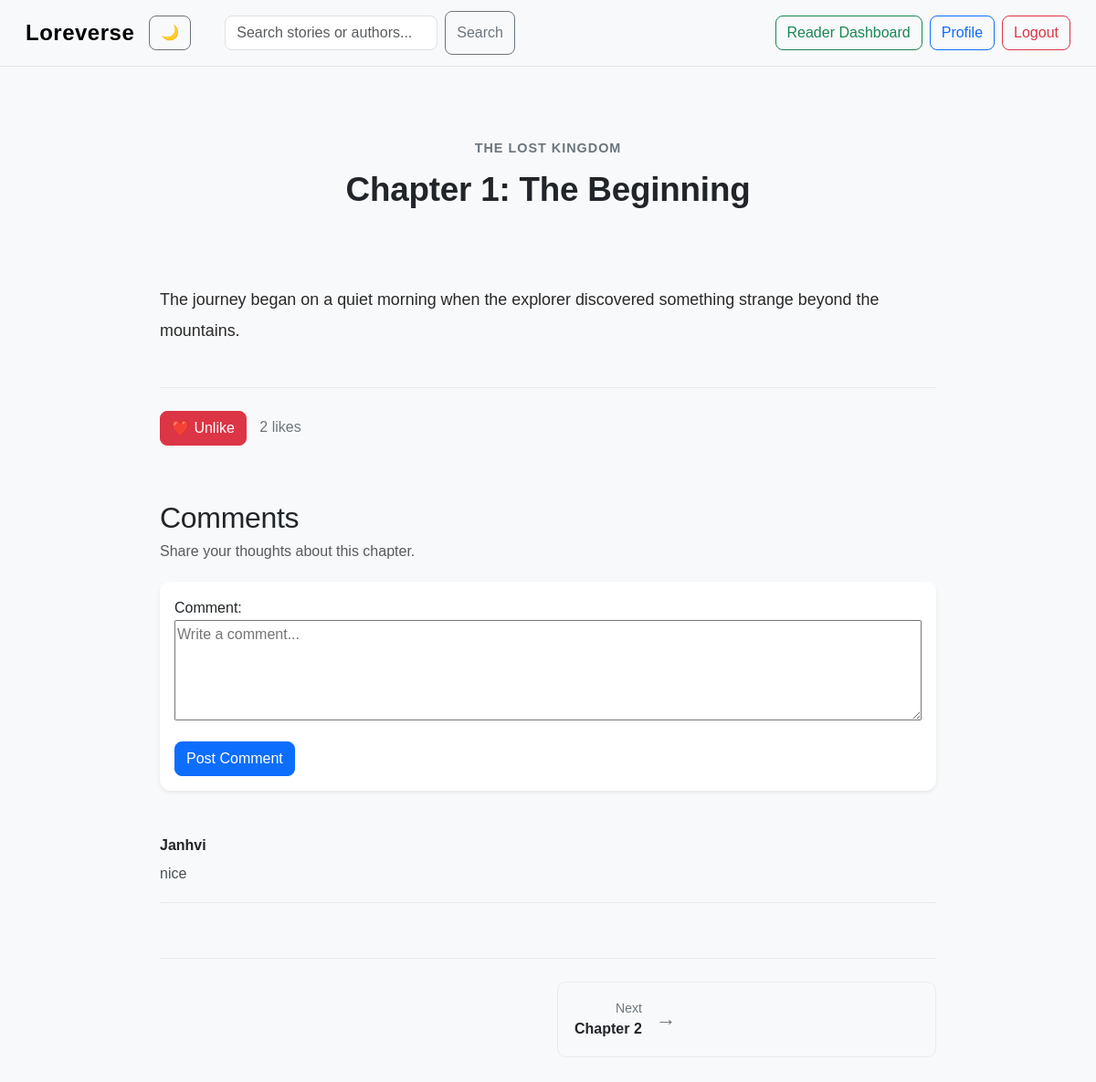
/stories/1/chapter/1/ (signed in), run on the app's committed database.
### loreverse/models.py (models this page shows, shortened)
class Story(models.Model):
    GENRE_CHOICES = [
        ("Fantasy", "Fantasy"),
        ("Romance", "Romance"),
        ("Mystery", "Mystery"),
        ("Horror", "Horror"),
        ("Science Fiction", "Science Fiction"),
        ("Adventure", "Adventure"),
        ("Other", "Other"),]
    title = models.CharField(max_length=200)
    genre = models.CharField(max_length=30, choices=GENRE_CHOICES, default="Other")
    tags = models.CharField(max_length=300, blank=True)
    description = models.TextField()
    author = models.ForeignKey(User, on_delete=models.CASCADE)
    published = models.BooleanField(default=False)
    created_at = models.DateTimeField(auto_now_add=True)
    updated_at = models.DateTimeField(auto_now=True)
    favorited_by = models.ManyToManyField(User, related_name="favorite_stories", blank=True)
    want_to_read_by = models.ManyToManyField(User, related_name="want_to_read_stories", blank=True)

class Chapter(models.Model):
    story = models.ForeignKey(Story, on_delete=models.CASCADE, related_name="chapters")
    title = models.CharField(max_length=200)
    content = models.TextField()
    chapter_number = models.PositiveIntegerField()

class ChapterComment(models.Model):
    user = models.ForeignKey(User, on_delete=models.CASCADE)
    chapter = models.ForeignKey(
        Chapter,
        on_delete=models.CASCADE,
        related_name="comments"
    )
    content = models.TextField()
    created_at = models.DateTimeField(auto_now_add=True)

### loreverse/views.py (the view)
# urls.py: path("stories/<int:story_id>/chapter/<int:chapter_id>/", views.read_chapter, name="read_chapter"),
@login_required
def read_chapter(request, story_id, chapter_id):
    story = get_object_or_404(Story, id=story_id, published=True)
    chapter = get_object_or_404(
        Chapter,
        id=chapter_id,
        story=story
    )
    chapters = list(
        story.chapters.all().order_by("chapter_number")
    )
    current_index = chapters.index(chapter)
    previous_chapter = None
    next_chapter = None
    if current_index > 0:
        previous_chapter = chapters[current_index - 1]
    if current_index < len(chapters) - 1:
        next_chapter = chapters[current_index + 1]
    ReadingProgress.objects.update_or_create(
        user=request.user,
        story=story,
        defaults={"chapter": chapter}
    )
    ReadingHistory.objects.update_or_create(
        user=request.user,
        story=story
    )
    if request.method == "POST":
        comment_form = ChapterCommentForm(request.POST)
        if comment_form.is_valid():
            comment = comment_form.save(commit=False)
            comment.user = request.user
            comment.chapter = chapter
            comment.save()
            return redirect(
                "read_chapter",
                story_id=story.id,
                chapter_id=chapter.id
            )
    else:
        comment_form = ChapterCommentForm()
    likes_count = chapter.likes.count()
    user_liked = ChapterLike.objects.filter(
        user=request.user,
        chapter=chapter
    ).exists()
    comments = chapter.comments.all().order_by("created_at")
    return render(request, "loreverse/read_chapter.html", {
        "story": story,
        "chapter": chapter,
        "previous_chapter": previous_chapter,
        "next_chapter": next_chapter,
        "likes_count": likes_count,
        "user_liked": user_liked,
        "comment_form": comment_form,
        "comments": comments,
    })

### loreverse/forms.py
class ChapterCommentForm(forms.ModelForm):
    class Meta:
        model = ChapterComment
        fields = ["content"]
        labels = {
            "content": "Comment"
        }
        widgets = {
            "content": forms.Textarea(attrs={
                "rows": 3,
                "placeholder": "Write a comment..."
            })
        }

### loreverse/templates/loreverse/read_chapter.html (shortened to what this page needs)
{% extends "loreverse/layout.html" %}
{% block body %}
<div class="container py-5">
    <article class="reading-page">
        <header class="reading-header">
            <p class="reading-story-title">
                {{ story.title }}
            </p>
            <h1>Chapter {{ chapter.chapter_number }}:
                {{ chapter.title }}
            </h1>
        </header>
        <div class="chapter-content">
            {{ chapter.content }}
        </div>
        <div class="chapter-like">
            <form action="{% url 'toggle_chapter_like' story.id chapter.id %}"
                  method="post">
                <button type="submit"
                        class="btn {% if user_liked %}btn-danger{% else %}btn-outline-danger{% endif %}">
                    {% if user_liked %}
                        ❤️ Unlike
                    {% else %}
                        🤍 Like
                    {% endif %}
                </button>
                <span class="likes-count">{{ likes_count }} likes</span>
            </form>
        </div>
        <section class="comments-section">
            <h2>Comments</h2>
            <p class="text-muted">Share your thoughts about this chapter.</p>
            <div class="comment-form card border-0 shadow-sm">
                <div class="card-body">
                    <form method="post">
                        {{ comment_form.as_p }}
                        <button type="submit" class="btn btn-primary">
                            Post Comment
                        </button>
                    </form>
                </div>
            </div>
            <div class="comments-list">
                {% for comment in comments %}
                    <div class="comment-item">
                        <strong>{{ comment.user.username }}</strong>
                        <p>{{ comment.content }}</p>
                    </div>
                {% empty %}
                    <div class="empty-state">
                        <p>No comments yet.</p>
                    </div>
                {% endfor %}
            </div>
        </section>
        <nav class="chapter-navigation"
             aria-label="Chapter navigation">
            {% if previous_chapter %}
                <a href="{% url 'read_chapter' story.id previous_chapter.id %}" class="chapter-nav-button">
                    <span>←</span>
                    <div>
                        <small>Previous</small>
                        <strong>Chapter {{ previous_chapter.chapter_number }}</strong>
                    </div>
                </a>
            {% else %}
                <div></div>
            {% endif %}
            {% if next_chapter %}
                <a href="{% url 'read_chapter' story.id next_chapter.id %}" class="chapter-nav-button text-end">
                    <div>
                        <small>Next</small>
                        <strong>Chapter {{ next_chapter.chapter_number }}</strong>
                    </div>
                    <span>→</span>
                </a>
            {% endif %}
        </nav>
    </article>
</div>
{% endblock %}

### loreverse/static/loreverse/styles.css (style rules this page uses)
body { font-family: Arial, sans-serif; margin: 0; background-color : #f8f9fa; color: #212529; }
a { transition: color 0.2s ease; }
.btn { transition: all 0.2s ease; }
section h2 { letter-spacing: -0.3px; }
.card { border-radius: 12px; }
h1, h2, h3, h4, h5, h6 { letter-spacing: -0.2px; }
h1 { font-weight: 700; }
p { line-height: 1.6; }
.container { max-width: 1200px; }
.btn { border-radius: 8px; font-weight: 500; }
.reading-page { max-width: 850px; margin: 0 auto; }
.reading-header { text-align: center; margin-bottom: 45px; }
.reading-story-title { color: #6c757d; font-size: 0.9rem; font-weight: 600; text-transform: uppercase; letter-spacing: 1px; margin-bottom: 10px; }
.reading-header h1 { font-size: 2.3rem; line-height: 1.3; }
.chapter-content { font-size: 1.12rem; line-height: 1.9; white-space: pre-line; color: #292929; }
.chapter-like { margin-top: 45px; padding-top: 25px; border-top: 1px solid #e9ecef; }
.likes-count { margin-left: 10px; color: #6c757d; }
.comments-section { margin-top: 60px; }
.comments-section h2 { margin-bottom: 5px; }
.comment-form { margin-top: 20px; border-radius: 12px; }
.comment-form textarea { width: 100%; min-height: 110px; }
.comments-list { margin-top: 30px; }
.comment-item { padding: 18px 0; border-bottom: 1px solid #e9ecef; }
.comment-item strong { display: block; margin-bottom: 6px; }
.comment-item p { margin-bottom: 0; color: #495057; }
.chapter-navigation { display: grid; grid-template-columns: 1fr 1fr; gap: 20px; margin-top: 60px; padding-top: 25px; border-top: 1px solid #e9ecef; }
.chapter-nav-button { display: flex; align-items: center; gap: 15px; padding: 18px; border: 1px solid #e9ecef; border-radius: 10px; text-decoration: none; color: #212529; transition: transform 0.2s ease, box-shadow 0.2s ease; }
.chapter-nav-button span { font-size: 1.4rem; color: #6c757d; }
.chapter-nav-button small, .chapter-nav-button strong { display: block; }
.chapter-nav-button small { color: #6c757d; }

### data on the page
Story: title "THE LOST KINGDOM"
Chapter: chapter_number "1", title "The Beginning", content "The journey began on a quiet morning when the explorer discovered something strange beyond the mountains."
ChapterComment: user.username "Janhvi", content "nice"
Chapter: chapter_number "2"

### other printed values
{{ likes_count }} "2"
